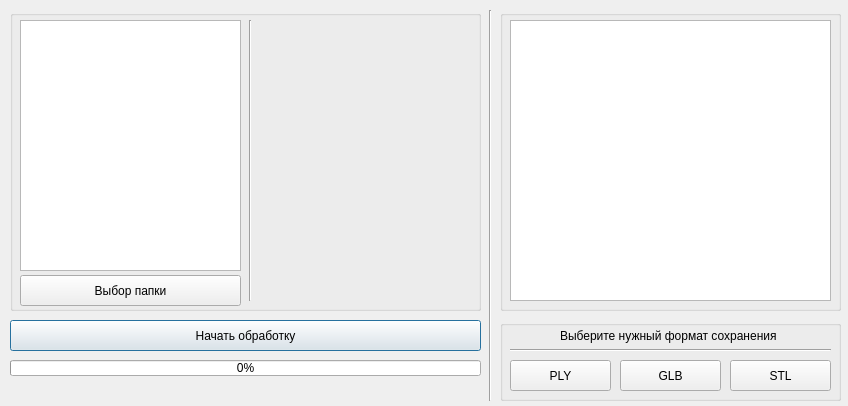
<?xml version="1.0" encoding="UTF-8"?>
<ui version="4.0">
 <class>Dialog</class>
 <widget class="QDialog" name="Dialog">
  <property name="geometry">
   <rect>
    <x>0</x>
    <y>0</y>
    <width>848</width>
    <height>406</height>
   </rect>
  </property>
  <property name="windowTitle">
   <string>Generation of 3D models - IshAv</string>
  </property>
  <widget class="QProgressBar" name="progressBar">
   <property name="geometry">
    <rect>
     <x>10</x>
     <y>360</y>
     <width>471</width>
     <height>16</height>
    </rect>
   </property>
   <property name="value">
    <number>0</number>
   </property>
  </widget>
  <widget class="QPushButton" name="pushButton">
   <property name="geometry">
    <rect>
     <x>10</x>
     <y>320</y>
     <width>471</width>
     <height>31</height>
    </rect>
   </property>
   <property name="text">
    <string>Начать обработку</string>
   </property>
  </widget>
  <widget class="Line" name="line">
   <property name="geometry">
    <rect>
     <x>470</x>
     <y>10</y>
     <width>41</width>
     <height>391</height>
    </rect>
   </property>
   <property name="orientation">
    <enum>Qt::Orientation::Vertical</enum>
   </property>
  </widget>
  <widget class="QGroupBox" name="groupBox">
   <property name="geometry">
    <rect>
     <x>10</x>
     <y>10</y>
     <width>471</width>
     <height>301</height>
    </rect>
   </property>
   <property name="title">
    <string/>
   </property>
   <widget class="Line" name="line_2">
    <property name="geometry">
     <rect>
      <x>230</x>
      <y>10</y>
      <width>20</width>
      <height>281</height>
     </rect>
    </property>
    <property name="orientation">
     <enum>Qt::Orientation::Vertical</enum>
    </property>
   </widget>
   <widget class="QTreeView" name="treeView">
    <property name="geometry">
     <rect>
      <x>10</x>
      <y>10</y>
      <width>221</width>
      <height>251</height>
     </rect>
    </property>
   </widget>
   <widget class="QPushButton" name="pushButton_2">
    <property name="geometry">
     <rect>
      <x>10</x>
      <y>265</y>
      <width>221</width>
      <height>31</height>
     </rect>
    </property>
    <property name="text">
     <string>Выбор папки</string>
    </property>
   </widget>
   <widget class="QLabel" name="previewLabel">
    <property name="geometry">
     <rect>
      <x>250</x>
      <y>10</y>
      <width>211</width>
      <height>281</height>
     </rect>
    </property>
    <property name="text">
     <string/>
    </property>
    <property name="scaledContents">
     <bool>true</bool>
    </property>
   </widget>
  </widget>
  <widget class="QGroupBox" name="groupBox_2">
   <property name="geometry">
    <rect>
     <x>500</x>
     <y>10</y>
     <width>341</width>
     <height>301</height>
    </rect>
   </property>
   <property name="title">
    <string/>
   </property>
   <widget class="QPlainTextEdit" name="plainTextEdit">
    <property name="geometry">
     <rect>
      <x>10</x>
      <y>10</y>
      <width>321</width>
      <height>281</height>
     </rect>
    </property>
   </widget>
  </widget>
  <widget class="QGroupBox" name="groupBox_3">
   <property name="geometry">
    <rect>
     <x>500</x>
     <y>320</y>
     <width>341</width>
     <height>81</height>
    </rect>
   </property>
   <property name="title">
    <string/>
   </property>
   <widget class="Line" name="line_3">
    <property name="geometry">
     <rect>
      <x>10</x>
      <y>10</y>
      <width>321</width>
      <height>41</height>
     </rect>
    </property>
    <property name="orientation">
     <enum>Qt::Orientation::Horizontal</enum>
    </property>
   </widget>
   <widget class="QPushButton" name="pushButton_3">
    <property name="geometry">
     <rect>
      <x>10</x>
      <y>40</y>
      <width>101</width>
      <height>31</height>
     </rect>
    </property>
    <property name="text">
     <string>PLY</string>
    </property>
   </widget>
   <widget class="QPushButton" name="pushButton_4">
    <property name="geometry">
     <rect>
      <x>230</x>
      <y>40</y>
      <width>101</width>
      <height>31</height>
     </rect>
    </property>
    <property name="text">
     <string>STL</string>
    </property>
   </widget>
   <widget class="QPushButton" name="pushButton_5">
    <property name="geometry">
     <rect>
      <x>120</x>
      <y>40</y>
      <width>101</width>
      <height>31</height>
     </rect>
    </property>
    <property name="text">
     <string>GLB</string>
    </property>
   </widget>
   <widget class="QLabel" name="label_3">
    <property name="geometry">
     <rect>
      <x>60</x>
      <y>0</y>
      <width>221</width>
      <height>31</height>
     </rect>
    </property>
    <property name="text">
     <string>Выберите нужный формат сохранения</string>
    </property>
   </widget>
  </widget>
 </widget>
 <resources/>
 <connections/>
</ui>
